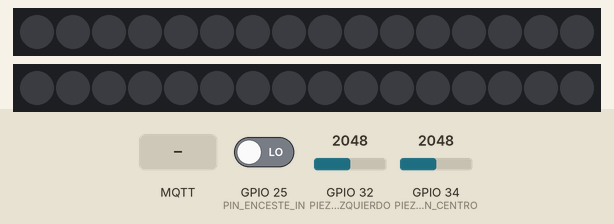
Recording of a sketch running on a simulated ESP32. On the bench: 2 × 16 RGB LEDs in strip order, left to right. The inputs (shaded band) are chosen by the test bench; at power-on: GPIO 25 (PIN_ENCESTE_IN) LOW, GPIO 34 (PIEZO_PIN_CENTRO) = 2048, GPIO 32 (PIEZO_PIN_IZQUIERDO) = 2048. Dim RGB values are drawn brighter than linear; WiFi joins after 1.5 s; servers stay silent unless stated; no MQTT or app messages arrive unless stated; what the sketch prints to the serial monitor is not drawn.

Above: at 2.7 s.
2.8 s: MQTT message "ON" arrives on the first subscribed topic
At 3.5 s:
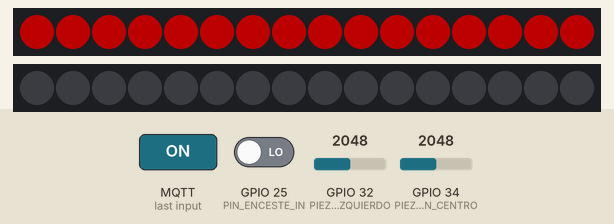
4.3 s: GPIO 25 (PIN_ENCESTE_IN) driven HIGH
At 4.36 s:
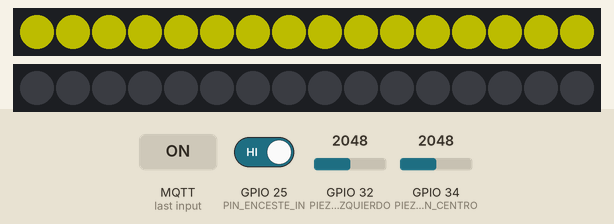
6.1 s: MQTT message "on" arrives on the second subscribed topic
At 6.12 s:
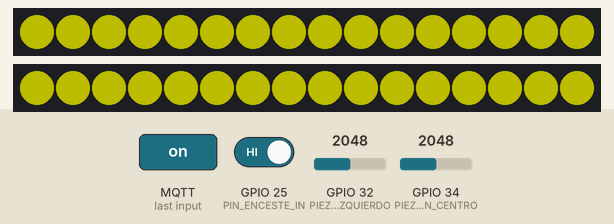
7.9 s: GPIO 34 (PIEZO_PIN_CENTRO) set to 105
At 9.0 s:
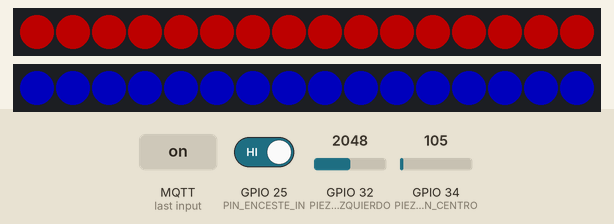

The sketch:

Esp32_1.ino
```cpp
#include <WiFi.h>
#include <PubSubClient.h>
#include <FastLED.h>
#include <ArduinoJson.h>

const char* ssid = "Grupo_5";
const char* password = "123cuatro";
const char* mqtt_server = "192.168.1.104";
const int mqtt_port = 1883;

WiFiClient espClient;
PubSubClient client(espClient);

const char* TOPIC_LED_CENTRO = "led2/control";
const char* TOPIC_LED_IZQUIERDO = "led3/control";
const char* TOPIC_PIEZO = "sensor/piezo_mayor";
const char* TOPIC_ANIMACION = "animacion/aro";
const char* TOPIC_ANIMACION_ESTADO = "animacion/estado";

#define NUM_LEDS_CENTRO 16
#define DATA_PIN_CENTRO 27
#define NUM_LEDS_IZQUIERDO 16
#define DATA_PIN_IZQUIERDO 26
CRGB ledsCentro[NUM_LEDS_CENTRO];
CRGB ledsIzquierdo[NUM_LEDS_IZQUIERDO];

#define BRILLO 76
#define UMBRAL_CENTRO 100
#define UMBRAL_IZQUIERDO 300
#define TIEMPO_PIEZO_LED 4000
#define TIEMPO_DEBOUNCE 200
#define TIEMPO_ENCESTE 4000

#define PIEZO_PIN_CENTRO 34
#define PIEZO_PIN_IZQUIERDO 32
#define PIN_ENCESTE_IN 25

unsigned long tiempoGolpeCentro = 0;
unsigned long tiempoGolpeIzquierdo = 0;
unsigned long ultimoGolpeCentro = 0;
unsigned long ultimoGolpeIzquierdo = 0;
bool piezoCentroActivo = false;
bool piezoIzquierdoActivo = false;

bool encesteActivo = false;
unsigned long tiempoEnceste = 0;
bool encestePrevio = false;

uint8_t hue = 0;

uint8_t rCentro = 255, gCentro = 0, bCentro = 0;
uint8_t rIzquierdo = 0, gIzquierdo = 0, bIzquierdo = 255;

bool destelloEncendido = false;
String animacionEnceste = "destello_exitoso";

bool ledCentroEncendidoMQTT = false;
unsigned long tiempoEncendidoCentro = 0;
bool ledCentroHabilitado = false;

bool ledIzquierdoEncendidoMQTT = false;
unsigned long tiempoEncendidoIzquierdo = 0;
bool ledIzquierdoHabilitado = false;

const unsigned long DURACION_LED_ON = 4000;
bool animacionesHabilitadas = true;

void conectarWiFi() {
  WiFi.begin(ssid, password);
  Serial.print("Conectando a WiFi");
  while (WiFi.status() != WL_CONNECTED) {
    delay(500);
    Serial.print(".");
  }
  Serial.println("\n✅ WiFi conectado");
}

void conectarMQTT() {
  while (!client.connected()) {
    Serial.print("Conectando a MQTT...");
    if (client.connect("ESP32_LED_PIEZOS")) {
      Serial.println("✅ MQTT conectado");
      client.subscribe(TOPIC_LED_CENTRO);
      client.subscribe(TOPIC_LED_IZQUIERDO);
      client.subscribe(TOPIC_ANIMACION);
      client.subscribe(TOPIC_ANIMACION_ESTADO);
    } else {
      Serial.print("❌ error: ");
      Serial.println(client.state());
      delay(1000);
    }
  }
}

void setColor(CRGB* leds, int num, uint8_t rr, uint8_t gg, uint8_t bb) {
  for (int i = 0; i < num; i++) leds[i] = CRGB(rr, gg, bb);
  FastLED.show();
}

void apagarLedCentro() {
  setColor(ledsCentro, NUM_LEDS_CENTRO, 0, 0, 0);
  ledCentroEncendidoMQTT = false;
  Serial.println("💡 LED Centro apagado");
}

void apagarLedIzquierdo() {
  setColor(ledsIzquierdo, NUM_LEDS_IZQUIERDO, 0, 0, 0);
  ledIzquierdoEncendidoMQTT = false;
  Serial.println("💡 LED Izquierdo apagado");
}

void ejecutarAnimacion(String nombre) {
  if (nombre == "arcoiris_brillante") {
    if (ledCentroHabilitado) fill_rainbow(ledsCentro, NUM_LEDS_CENTRO, hue, 7);
    if (ledIzquierdoHabilitado) fill_rainbow(ledsIzquierdo, NUM_LEDS_IZQUIERDO, hue, 7);
    FastLED.show();
    hue++;
  } else if (nombre == "destello_exitoso") {
    CRGB color = destelloEncendido ? CRGB::Yellow : CRGB::Black;
    if (ledCentroHabilitado) {
      for (int i = 0; i < NUM_LEDS_CENTRO; i++) ledsCentro[i] = color;
    } else {
      for (int i = 0; i < NUM_LEDS_CENTRO; i++) ledsCentro[i] = CRGB::Black;
    }
    if (ledIzquierdoHabilitado) {
      for (int i = 0; i < NUM_LEDS_IZQUIERDO; i++) ledsIzquierdo[i] = color;
    } else {
      for (int i = 0; i < NUM_LEDS_IZQUIERDO; i++) ledsIzquierdo[i] = CRGB::Black;
    }
    FastLED.show();
    destelloEncendido = !destelloEncendido;
  } else {
    setColor(ledsCentro, NUM_LEDS_CENTRO, 0, 0, 0);
    setColor(ledsIzquierdo, NUM_LEDS_IZQUIERDO, 0, 0, 0);
  }
}

void callback(char* topic, byte* payload, unsigned int length) {
  String mensaje = "";
  for (unsigned int i = 0; i < length; i++) mensaje += (char)payload[i];
  mensaje.trim();

  Serial.print("Mensaje recibido en topic ");
  Serial.print(topic);
  Serial.print(": ");
  Serial.println(mensaje);

  StaticJsonDocument<128> doc;
  DeserializationError error = deserializeJson(doc, payload, length);

  if (error) {
    // Manejo de mensajes simples (ON/OFF)
    if (String(topic) == TOPIC_LED_CENTRO) {
      if (mensaje.equalsIgnoreCase("ON")) {
        ledCentroHabilitado = true;
        setColor(ledsCentro, NUM_LEDS_CENTRO, rCentro, gCentro, bCentro);
        ledCentroEncendidoMQTT = true;
        tiempoEncendidoCentro = millis();
      } else if (mensaje.equalsIgnoreCase("OFF")) {
        ledCentroHabilitado = false;
        apagarLedCentro();
      }
    } else if (String(topic) == TOPIC_LED_IZQUIERDO) {
      if (mensaje.equalsIgnoreCase("ON")) {
        ledIzquierdoHabilitado = true;
        setColor(ledsIzquierdo, NUM_LEDS_IZQUIERDO, rIzquierdo, gIzquierdo, bIzquierdo);
        ledIzquierdoEncendidoMQTT = true;
        tiempoEncendidoIzquierdo = millis();
      } else if (mensaje.equalsIgnoreCase("OFF")) {
        ledIzquierdoHabilitado = false;
        apagarLedIzquierdo();
      }
    } else if (String(topic) == TOPIC_ANIMACION_ESTADO) {
      animacionesHabilitadas = mensaje.equalsIgnoreCase("ON");
    }
  } else {
    // Solo aceptar animaciones "destello" y "arcoiris"
    if (String(topic) == TOPIC_ANIMACION && doc.containsKey("animation")) {
      String anim = String((const char*)doc["animation"]);
      anim.toLowerCase();

      if (anim == "destello") {
        animacionEnceste = "destello_exitoso";
        Serial.println("🎨 Animación cambiada a: destello");
      }
      else if (anim == "arcoiris") {
        animacionEnceste = "arcoiris_brillante";
        Serial.println("🎨 Animación cambiada a: arcoiris");
      }
      else {
        Serial.println("⚠ Animación no permitida, solo 'destello' o 'arcoiris'");
      }
    }
    // Manejar colores LED si llegan en JSON
    else if ((String(topic) == TOPIC_LED_CENTRO || String(topic) == TOPIC_LED_IZQUIERDO) && doc.containsKey("r")) {
      uint8_t rr = doc["r"];
      uint8_t gg = doc["g"];
      uint8_t bb = doc["b"];

      if (String(topic) == TOPIC_LED_CENTRO) {
        rCentro = rr; gCentro = gg; bCentro = bb;
        if (ledCentroHabilitado) {
          setColor(ledsCentro, NUM_LEDS_CENTRO, rCentro, gCentro, bCentro);
          ledCentroEncendidoMQTT = true;
          tiempoEncendidoCentro = millis();
        }
      } else {
        rIzquierdo = rr; gIzquierdo = gg; bIzquierdo = bb;
        if (ledIzquierdoHabilitado) {
          setColor(ledsIzquierdo, NUM_LEDS_IZQUIERDO, rIzquierdo, gIzquierdo, bIzquierdo);
          ledIzquierdoEncendidoMQTT = true;
          tiempoEncendidoIzquierdo = millis();
        }
      }
    }
  }
}

void setup() {
  Serial.begin(115200);
  FastLED.addLeds<WS2812B, DATA_PIN_CENTRO, GRB>(ledsCentro, NUM_LEDS_CENTRO);
  FastLED.addLeds<WS2812B, DATA_PIN_IZQUIERDO, GRB>(ledsIzquierdo, NUM_LEDS_IZQUIERDO);
  FastLED.setBrightness(BRILLO);
  setColor(ledsCentro, NUM_LEDS_CENTRO, 0, 0, 0);
  setColor(ledsIzquierdo, NUM_LEDS_IZQUIERDO, 0, 0, 0);

  pinMode(PIEZO_PIN_CENTRO, INPUT);
  pinMode(PIEZO_PIN_IZQUIERDO, INPUT);
  pinMode(PIN_ENCESTE_IN, INPUT);

  conectarWiFi();
  client.setServer(mqtt_server, mqtt_port);
  client.setCallback(callback);
}

void loop() {
  if (!client.connected()) conectarMQTT();
  client.loop();

  unsigned long ahora = millis();
  int piezoCentro = analogRead(PIEZO_PIN_CENTRO);
  int piezoIzquierdo = analogRead(PIEZO_PIN_IZQUIERDO);
  bool encesteSignal = digitalRead(PIN_ENCESTE_IN) == HIGH;

  if (ledCentroEncendidoMQTT && (ahora - tiempoEncendidoCentro > DURACION_LED_ON)) apagarLedCentro();
  if (ledIzquierdoEncendidoMQTT && (ahora - tiempoEncendidoIzquierdo > DURACION_LED_ON)) apagarLedIzquierdo();

  if (encesteSignal && !encestePrevio && !encesteActivo) {
    Serial.println("🏀 Enceste detectado (señal pin)");
    encesteActivo = true;
    tiempoEnceste = ahora;
    encestePrevio = true;
  }
  if (!encesteSignal) encestePrevio = false;

  // Ejecutar animación si están habilitadas
  if (encesteActivo && animacionesHabilitadas) {
    ejecutarAnimacion(animacionEnceste);
  }

  // Este bloque siempre se ejecuta para liberar el enceste
  if (encesteActivo && (ahora - tiempoEnceste > TIEMPO_ENCESTE)) {
    encesteActivo = false;
    if (!ledCentroEncendidoMQTT) setColor(ledsCentro, NUM_LEDS_CENTRO, 0, 0, 0);
    if (!ledIzquierdoEncendidoMQTT) setColor(ledsIzquierdo, NUM_LEDS_IZQUIERDO, 0, 0, 0);
  }

  // Piezo solo si no hay animación de enceste activa
  if (!encesteActivo) {
    if (piezoIzquierdo > UMBRAL_IZQUIERDO && (ahora - ultimoGolpeIzquierdo > TIEMPO_DEBOUNCE)) {
      ultimoGolpeIzquierdo = ahora;
      piezoIzquierdoActivo = true;
      tiempoGolpeIzquierdo = ahora;
      client.publish(TOPIC_PIEZO, "izquierdo");
      if (ledIzquierdoHabilitado) setColor(ledsIzquierdo, NUM_LEDS_IZQUIERDO, rIzquierdo, gIzquierdo, bIzquierdo);
    }
    if (piezoIzquierdoActivo && (ahora - tiempoGolpeIzquierdo > TIEMPO_PIEZO_LED)) {
      piezoIzquierdoActivo = false;
      if (ledIzquierdoHabilitado) setColor(ledsIzquierdo, NUM_LEDS_IZQUIERDO, 0, 0, 0);
    }

    if (piezoCentro > UMBRAL_CENTRO && (ahora - ultimoGolpeCentro > TIEMPO_DEBOUNCE)) {
      ultimoGolpeCentro = ahora;
      piezoCentroActivo = true;
      tiempoGolpeCentro = ahora;
      client.publish(TOPIC_PIEZO, "centro");
      if (ledCentroHabilitado) setColor(ledsCentro, NUM_LEDS_CENTRO, rCentro, gCentro, bCentro);
    }
    if (piezoCentroActivo && (ahora - tiempoGolpeCentro > TIEMPO_PIEZO_LED)) {
      piezoCentroActivo = false;
      if (ledCentroHabilitado) setColor(ledsCentro, NUM_LEDS_CENTRO, 0, 0, 0);
    }
  }

  delay(50);
}
```

Measured:
- after the input at 2.8 s, the LEDs: change at once (image 1)
- after the input at 4.3 s, the LEDs: first change at once (image 2 shows a later state)
- after the input at 6.1 s, the LEDs: change at once (image 3)
- what the display in image 4 shows lasts 1.8 s, from 8.3 s to 10.1 s
